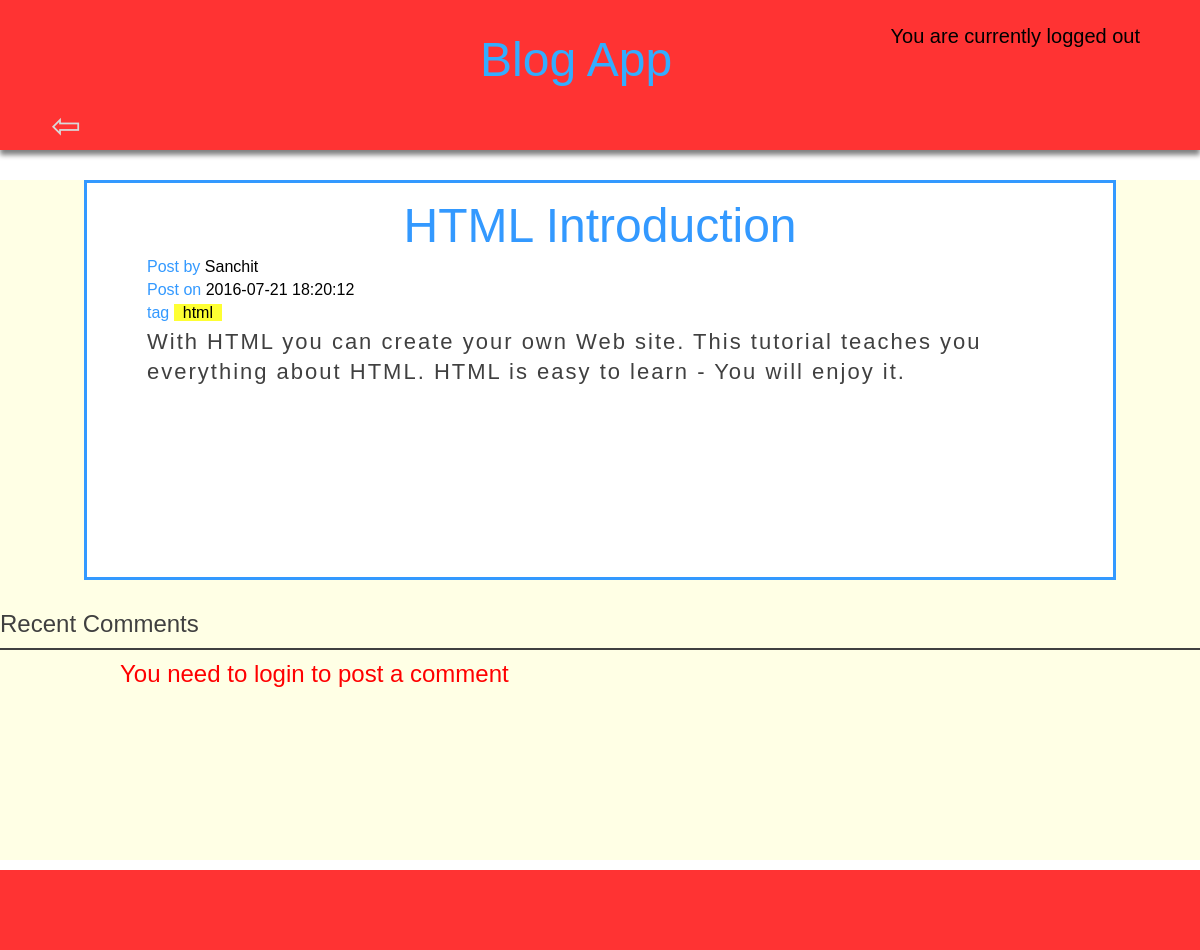
Screenshot of /view.php?post_id=1 with the database file from the repository.
### tables this page shows
CREATE TABLE `post_table` (
  `post_id` int(11) NOT NULL,
  `post_title` varchar(150) NOT NULL,
  `post_by` varchar(150) NOT NULL,
  `post_on` datetime NOT NULL DEFAULT CURRENT_TIMESTAMP,
  `post_tag` varchar(150) NOT NULL,
  `post_message` text NOT NULL
);

### view.php (the view, shortened to what this page needs)
<?php
$dbserver="localhost";
$dbusername="root";
$dbpassword="";
$dbname="blog_db";
$dbconn=mysqli_connect($dbserver,$dbusername,$dbpassword,$dbname);
function select(&$res,$field=NULL,$val=NULL)
{
	global $dbconn;
	$condition=(is_null($field))? "":"WHERE $field='$val'";
	$query="SELECT *
			FROM post_table
			".$condition."ORDER BY post_on DESC;";
	$res=mysqli_query($dbconn,$query);
}
select($res,'post_id',$_GET['post_id']);
$post=mysqli_fetch_array($res);
?>
<html>
<head>
</head>
<link href="css/view.css" rel="stylesheet" type="text/css" />
<body>
<div class="header">
	<div class="heading_box">
    	<div class="heading">Blog App</div>
        <div class="log_info">
        <?php
		if(!isset($_SESSION['login']))
		echo "You are currently logged out";
		else
		echo "You have successfully logged in as {$_SESSION['username']}";
        ?>
    	</div>
    </div>
    <div class="nav_bar">
    <ul>
    	<li><a href="index.php?topic=home">&#8678;</a></li>
    </ul>
    </div>
</div>
<div class="body">
    <div class="post_section">
        <div class="title">
        <?php echo $post['post_title'];?>
        </div>
        <div class="author">
        <div class="author_label">Post by</div>
        <?php echo $post['post_by'];?>
        </div>
        <div class="post_on">
        <div class="post_on_label">Post on</div>
        <?php echo $post['post_on'];?>
        </div>
        <div class="tag">
        <div class="tag_label">tag</div>
        <div class="tag_box">
        <?php echo $post['post_tag'];?>
        </div>
        </div>
        <div class="message">
        <?php echo $post['post_message'];?>
        </div>
    </div>
    <div class="comments_section">
    <div class="comm_heading">Recent Comments</div>
        <div class="add_comment">
        <?php
		if(isset($_SESSION['login']))
		{
			?>
			<form method="post">
				<textarea rows="5" cols="80" name="comment_message">
				Leave your mark here....
				</textarea>
				<input type="submit" name="add_comment" value="Add Comment" />
			</form>
			<?php
		}
		else
		{
        	?>
            <div class="err_msg">
            You need to login to post a comment
            </div>
            <?php
		}
		?>
        </div>
    </div>
</div>
<div class="footer">
</div>
</body>
</html>

### css/view.css (style rules this page uses)
* { margin:0px; padding:0px; -webkit-box-sizing:border-box; -moz-box-sizing:border-box; box-sizing:border-box; }
.header { font-family:Arial, Helvetica, sans-serif; height:150px; background:#ff3333; margin-bottom:5px; box-shadow:0px 5px 5px grey; }
.heading_box { height:70%; position:relative; }
.heading { position:absolute; color:#33adff; font-family:Arial, Helvetica, sans-serif; font-size:48px; top:30%; left:40%; }
.nav_bar { height:30%; }
.nav_bar ul { list-style:none; }
.nav_bar ul li { display:block; float:left; width:10%; margin-left:0.5%; margin-right:0.5%; }
.nav_bar ul li a { font-size:36px; color:#d9d9d9; text-align:center; text-decoration:none; display:block; height:100%; }
.log_info { position:absolute; font-size:20px; height:80px; bottom:0; right:5%; }
.body { background:#ffffe5; }
.post_section { background:#FFF; margin-top:30px; margin-bottom:30px; margin-left:7%; margin-right:7%; padding:15px 5% 15px 5%; min-height:400px; border:3px solid #3399ff; }
.title { text-align:center; font-size:48px; color:#3399ff; font-family:Arial, Helvetica, sans-serif; }
.author { font-family:Verdana, Geneva, sans-serif; margin:5px 0 5px 0; }
.author_label { display:inline; color:#3399ff; }
.post_on { margin:5px 0 5px 0; font-family:Verdana, Geneva, sans-serif; }
.post_on_label { display:inline; color:#3399ff; }
.tag { margin:5px 0 5px 0; font-family:Verdana, Geneva, sans-serif; }
.tag_label { display:inline; color:#3399ff; }
.tag_box { padding:0 1% 0 1%; display:inline; background:#feff33; }
.message { word-wrap:break-word; color:#404040; letter-spacing:2px; font-size:22px; font-family:Tahoma, Geneva, sans-serif; line-height:30px; }
.comm_heading { height:40px; font-size:24px; font-family:Verdana, Geneva, sans-serif; color:#404040; border-bottom:2px solid #404040; margin-top:10px; margin-bottom:10px; }
.add_comment { min-height:200px; margin-top:10px; margin-bottom:10px; }
.err_msg { margin-left:10%; margin-top:10px; color:red; font-family:Tahoma, Geneva, sans-serif; font-size:24px; height:50px; }
.footer { margin-top:2px; background:#ff3333; height:80px; height:80px; }

### rows the page displays
post_table: post_title "HTML Introduction", post_by "Sanchit", post_on "2016-07-21 18:20:12", post_tag "html", post_message "With HTML you can create your own Web site. This tutorial teaches you everything about HTML. HTML is easy to learn - You will enjoy it."
